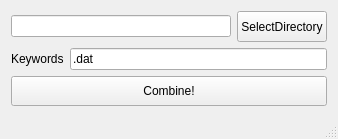
<?xml version="1.0" encoding="UTF-8"?>
<ui version="4.0">
 <class>MainWindow</class>
 <widget class="QMainWindow" name="MainWindow">
  <property name="geometry">
   <rect>
    <x>0</x>
    <y>0</y>
    <width>338</width>
    <height>139</height>
   </rect>
  </property>
  <property name="windowTitle">
   <string>QFileCombiner</string>
  </property>
  <widget class="QWidget" name="centralWidget">
   <layout class="QVBoxLayout" name="verticalLayout_2">
    <item>
     <layout class="QVBoxLayout" name="verticalLayout">
      <item>
       <layout class="QHBoxLayout" name="horizontalLayout">
        <item>
         <widget class="QLineEdit" name="directory_path_line_edit">
          <property name="enabled">
           <bool>true</bool>
          </property>
          <property name="sizePolicy">
           <sizepolicy hsizetype="Expanding" vsizetype="Fixed">
            <horstretch>0</horstretch>
            <verstretch>0</verstretch>
           </sizepolicy>
          </property>
          <property name="readOnly">
           <bool>true</bool>
          </property>
         </widget>
        </item>
        <item>
         <widget class="QPushButton" name="directory_select_button">
          <property name="sizePolicy">
           <sizepolicy hsizetype="Minimum" vsizetype="Minimum">
            <horstretch>0</horstretch>
            <verstretch>0</verstretch>
           </sizepolicy>
          </property>
          <property name="text">
           <string>SelectDirectory</string>
          </property>
          <property name="autoRepeat">
           <bool>false</bool>
          </property>
          <property name="autoExclusive">
           <bool>false</bool>
          </property>
          <property name="autoDefault">
           <bool>true</bool>
          </property>
          <property name="flat">
           <bool>false</bool>
          </property>
         </widget>
        </item>
       </layout>
      </item>
      <item>
       <layout class="QHBoxLayout" name="horizontalLayout_2">
        <item>
         <widget class="QLabel" name="label">
          <property name="sizePolicy">
           <sizepolicy hsizetype="Preferred" vsizetype="Minimum">
            <horstretch>0</horstretch>
            <verstretch>0</verstretch>
           </sizepolicy>
          </property>
          <property name="text">
           <string>Keywords</string>
          </property>
         </widget>
        </item>
        <item>
         <widget class="QLineEdit" name="keyword_line_edit">
          <property name="sizePolicy">
           <sizepolicy hsizetype="Expanding" vsizetype="Fixed">
            <horstretch>0</horstretch>
            <verstretch>0</verstretch>
           </sizepolicy>
          </property>
          <property name="text">
           <string>.dat</string>
          </property>
         </widget>
        </item>
       </layout>
      </item>
      <item>
       <widget class="QPushButton" name="combine_button">
        <property name="sizePolicy">
         <sizepolicy hsizetype="Minimum" vsizetype="Minimum">
          <horstretch>0</horstretch>
          <verstretch>0</verstretch>
         </sizepolicy>
        </property>
        <property name="text">
         <string>Combine!</string>
        </property>
       </widget>
      </item>
     </layout>
    </item>
   </layout>
  </widget>
  <widget class="QStatusBar" name="statusBar"/>
 </widget>
 <layoutdefault spacing="6" margin="11"/>
 <resources/>
 <connections>
  <connection>
   <sender>directory_select_button</sender>
   <signal>pressed()</signal>
   <receiver>MainWindow</receiver>
   <slot>SelectDirectory()</slot>
   <hints>
    <hint type="sourcelabel">
     <x>324</x>
     <y>40</y>
    </hint>
    <hint type="destinationlabel">
     <x>210</x>
     <y>70</y>
    </hint>
   </hints>
  </connection>
  <connection>
   <sender>combine_button</sender>
   <signal>pressed()</signal>
   <receiver>MainWindow</receiver>
   <slot>Combine()</slot>
   <hints>
    <hint type="sourcelabel">
     <x>288</x>
     <y>106</y>
    </hint>
    <hint type="destinationlabel">
     <x>337</x>
     <y>138</y>
    </hint>
   </hints>
  </connection>
  <connection>
   <sender>keyword_line_edit</sender>
   <signal>returnPressed()</signal>
   <receiver>MainWindow</receiver>
   <slot>Combine()</slot>
   <hints>
    <hint type="sourcelabel">
     <x>148</x>
     <y>55</y>
    </hint>
    <hint type="destinationlabel">
     <x>45</x>
     <y>108</y>
    </hint>
   </hints>
  </connection>
 </connections>
 <slots>
  <slot>SelectDirectory()</slot>
  <slot>Combine()</slot>
 </slots>
</ui>
